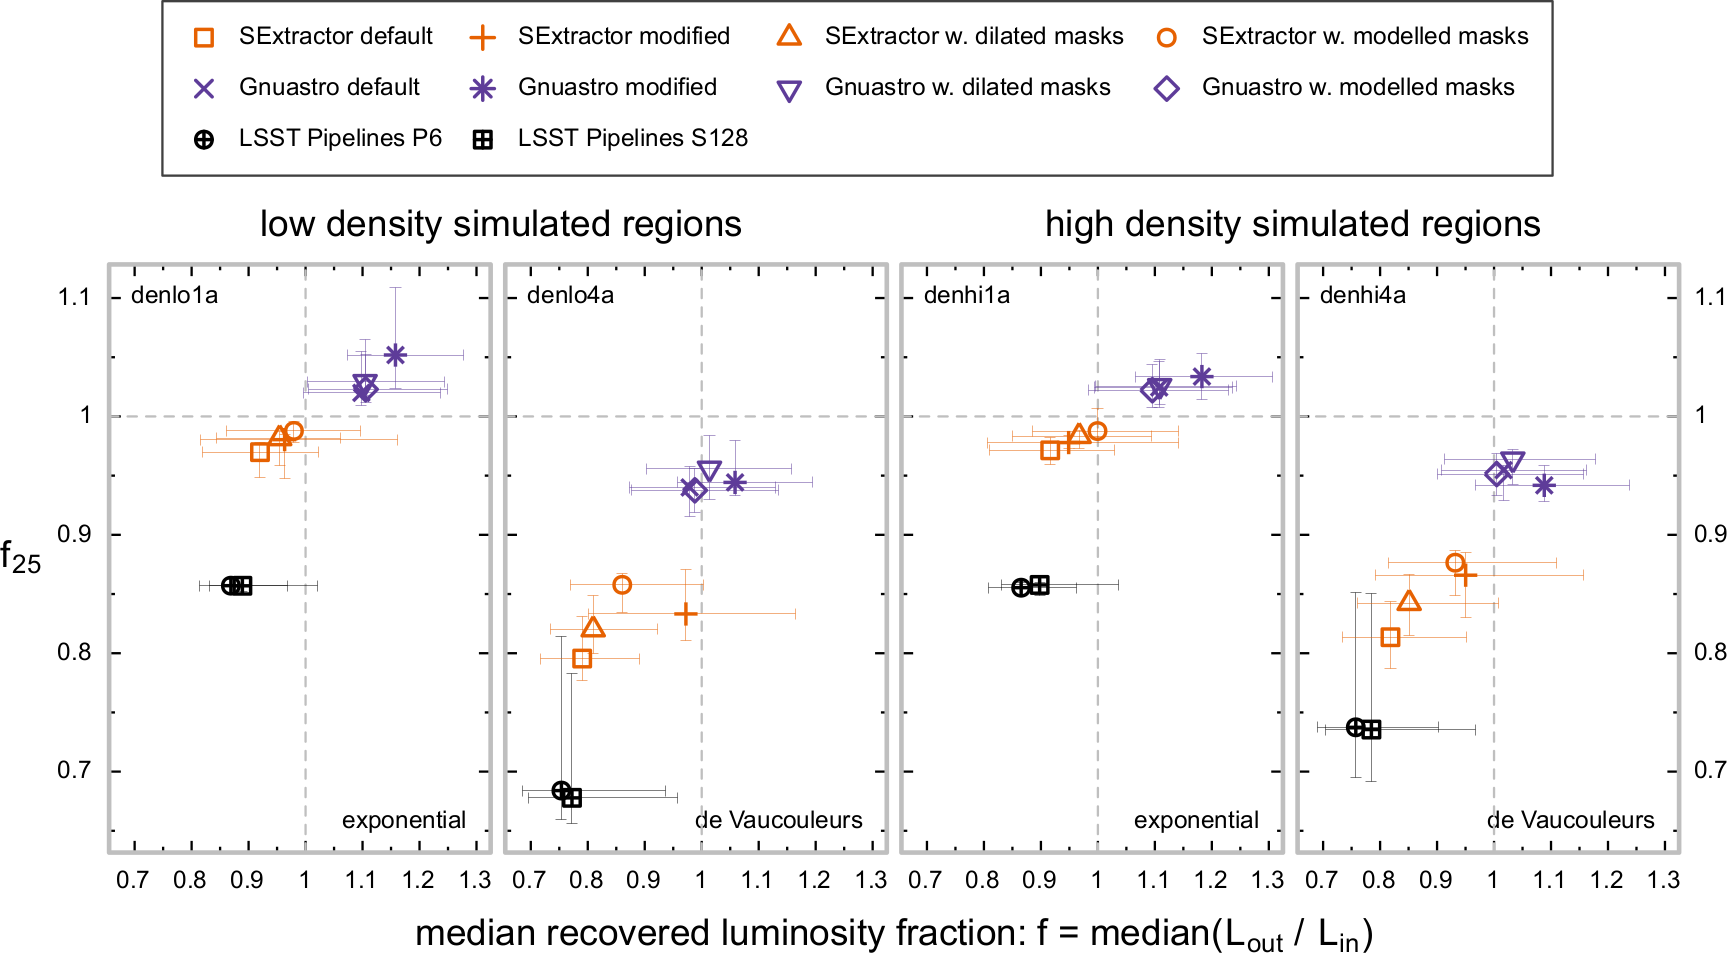

This chart was generated by the following R code:
#!/usr/bin/Rscript --no-init-file

# setup
require("astro", quietly=TRUE)
#palette(c("#000000", "#e66101", "#5e3c99", "#fdb863", "#b2abd2", "#edf8b1", "#7fcdbb", "#2c7fb8"))
set.seed(3125)

# data
dat = readRDS("../datacollect/skydata.rds")

# definitions
ordera = c(1,5,3,7)
orderb = c(2,6,4,8)
lfA = list(dat$lumfrac50all[,ordera])[[1]]
lfB = list(dat$lumfrac50big[,ordera])[[1]]
lfAlo = list(dat$lumfrac25all[,ordera])[[1]]
lfAhi = list(dat$lumfrac75all[,ordera])[[1]]
lfBlo = list(dat$lumfrac25big[,ordera])[[1]]
lfBhi = list(dat$lumfrac75big[,ordera])[[1]]
pdfname = "lumfrac.pdf"

# par
cex = 1.5
lwd = 1.5
metpch = c(0,3,2,1,4,8,6,5,10,12)
metcol = c(2,2,2,2,3,3,3,3,1,1)

# dev
cairo_pdf(file=pdfname, width=8, height=4.5)

# par
layout(rbind(c(1,3,2,4)))
palette(c("#000000", "#e66101", "#5e3c99", "#fdb863", "#b2abd2", "#edf8b1", "#7fcdbb", "#2c7fb8"))
par("mar"=c(0.25,0.25,0.25,0.25))
par("oma"=c(4,4.5,9.5,2))

# loop
for(j in 1:ncol(lfA)){

    # base plot setup
    if(j==1){labs = c(1,2)}
    if(j==2){labs = c(1)}
    if(j==3){labs = c(1)}
    if(j==4){labs = c(1,4)}
    aplot(NA, xlim=c(0.68,1.3), ylim=c(0.65,1.11), xlab="", ylab="", las=1, side=NA, labels=labs, tick=FALSE, bty="n")
    aaxes(labels=labs, xnmin=1, ynmin=1, las=1, mgp=c(2,0.5,0), xdigits=0)
    if(j%in%c(1,2)){mtext(side=3, line=0.75, text=c("low density simulated regions","high density simulated regions")[j], cex=1, at=par("usr")[2]+0.02)}
    if(j%in%c(1,2)){labtext="exponential"}else{labtext="de Vaucouleurs"}
    label("topleft", lab=colnames(lfA)[j], inset=0.5, outline="white")
    label("bottomright", lab=labtext, inset=0.5, outline="white")
    abox()

    # grid lines
    xx = yy = seq(1, 1, by=0.1)
    for(i in 1:length(xx)){abline(v=xx[i], col="grey75", lty=2)}
    for(i in 1:length(yy)){abline(h=yy[i], col="grey75", lty=2)}

    # error bars
    arrows(x0=lfA[,j], y0=lfBlo[,j], y1=lfBhi[,j], code=3, length=0.025, angle=90, lwd=lwd*0.25, lend=1, col=col2hex(metcol,alpha=0.5), lty=1)
    arrows(y0=lfB[,j], x0=lfAlo[,j], x1=lfAhi[,j], code=3, length=0.025, angle=90, lwd=lwd*0.25, lend=1, col=col2hex(metcol,alpha=0.5), lty=1)

    # points
    apoints(lfA[,j], lfB[,j], pch=metpch, lwd=lwd, cex=cex, lend=1, col=metcol)

}

# labels & legend
par("xpd"=NA)
mtext(side=1, line=2.5, text=bquote(paste("median recovered luminosity fraction: f = median(", L["out"], " / ", L["in"], ")")), outer=T)
mtext(side=2, line=2, text=bquote(paste(f[25])), outer=T, las=1)
alegend("top", legend=names(dat$files), ncol=4, byrow=T, inset=0.5, outer=TRUE, seg.len=0.8, seg.gap=0.4,  type=setNames(apply(cbind(pch=metpch,lwd=lwd,col=metcol,cex=cex), 1, as.list), rep("p",length(dat$files))), bty="o", cex=1, box.pad=0.25, line.spacing=1.15)

# finish up
graphics.off()
